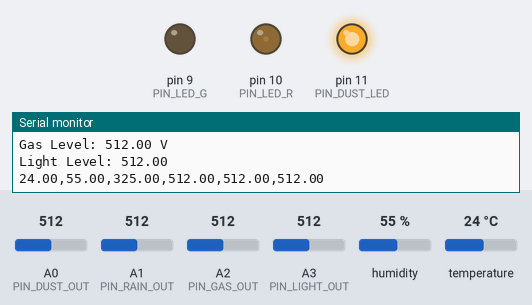
This sketch was run on a simulated Arduino Uno, built with avr-gcc and run on an emulated ATmega328P. On the bench: output pins drawn as LEDs (lit = HIGH), the last lines printed to the serial monitor. The test bench sets the inputs (shaded band); at power-on: A0 (PIN_DUST_OUT) = 512, A1 (PIN_RAIN_OUT) = 512, A2 (PIN_GAS_OUT) = 512, A3 (PIN_LIGHT_OUT) = 512, humidity 55 %, temperature 24 °C.

Above: at 5.9 s.
6.0 s: A0 (PIN_DUST_OUT) set to 65
At 16.5 s:
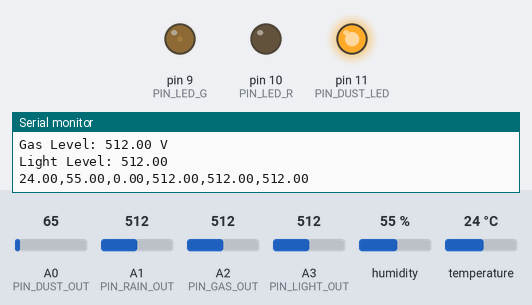
17.0 s: A0 (PIN_DUST_OUT) set to 306
At 27.0 s:
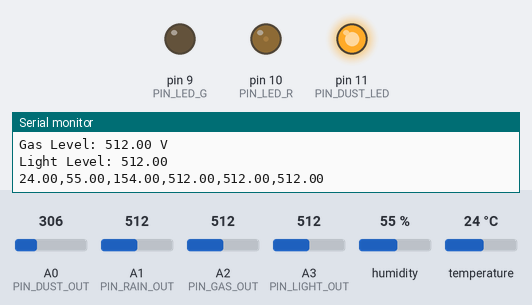
27.3 s: A0 (PIN_DUST_OUT) set to 225
37.4 s: A0 (PIN_DUST_OUT) set to 198
At 47.6 s:
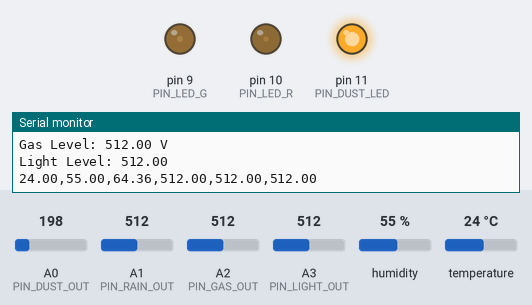
48.0 s: A0 (PIN_DUST_OUT) set to 30
At 58.2 s:
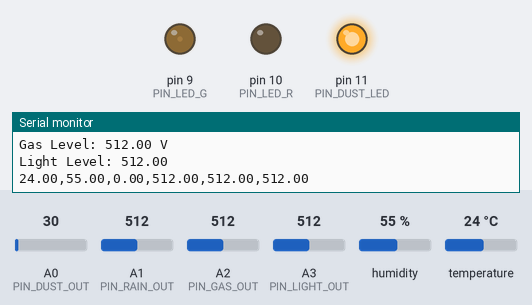
Timing chart, 0 to 59.4 s (numbered marks = the images above; inputs shaded):
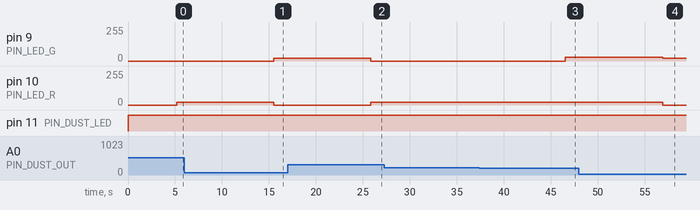

The sketch:

bluetooth.ino
```cpp
#include <SoftwareSerial.h>
#include <DHT.h>

#define PIN_DUST_OUT A0   // 미세먼지 센서 데이터 출력
#define PIN_DUST_LED 11   // 미세먼지 센서 적외선 LED
#define PIN_DHT_OUT 7     // DHT11 센서 데이터 출력
#define PIN_LED_R 10      // RGB LED 적색핀
#define PIN_LED_G 9       // RGB LED 녹색핀
#define PIN_RAIN_OUT A1   // Rain sensor data output
#define PIN_GAS_OUT A2    // 가스 센서 데이터 출력
#define PIN_LIGHT_OUT A3  // 조도 센서 데이터 출력

// DHT11 센서 설정
DHT dht(PIN_DHT_OUT, DHT11);

// Bluetooth settings
SoftwareSerial BTSerial(2, 3); // RX, TX

void setup() {
  Serial.begin(9600);
  BTSerial.begin(9600);
  pinMode(PIN_DUST_LED, OUTPUT);
  analogWrite(PIN_LED_G, 0);         // 녹색 LED 초기값 설정
  analogWrite(PIN_LED_R, 0);         // 적색 LED 초기값 설정
  digitalWrite(PIN_DUST_LED, HIGH);  // 미세먼지 센서 적외선 LED 초기값 설정(부논리)
  dht.begin();
}

float read_dust() {
  digitalWrite(PIN_DUST_LED, LOW);
  delayMicroseconds(280);
  int dustval = analogRead(PIN_DUST_OUT);
  delayMicroseconds(40);
  digitalWrite(PIN_DUST_LED, HIGH);
  delayMicroseconds(9680);
  float voltage = dustval * (5.0 / 1024.0);
  float dust_ug = (0.17 * voltage - 0.1) * 1000;
  return dust_ug >= 0 ? dust_ug : 0;
}

float read_rain() {
  int rainval = analogRead(PIN_RAIN_OUT);

  return rainval;
}

float read_gas() {
  int gasval = analogRead(PIN_GAS_OUT);
  return gasval;
}

float read_light() {
  int lightval = analogRead(PIN_LIGHT_OUT);
  return lightval;
}

void loop() {
  float dust_ug = read_dust();                  // 미세먼지 데이터 수집
  float dht_temperature = dht.readTemperature();  // DHT11 온도 데이터 수집
  float dht_humidity = dht.readHumidity();        // DHT11 습도 데이터 수집
  float rain_level = read_rain();                 // 비 센서 데이터 수집
  float gas_level = read_gas();                   // 가스 센서 데이터 수집
  float light_level = read_light();               // 조도 센서 데이터 수집

  Serial.print("Temperature: ");
  Serial.print(dht_temperature);
  Serial.print(" C\nHumidity: ");
  Serial.print(dht_humidity);
  Serial.print(" %\nDust: ");
  Serial.print(dust_ug);
  Serial.print(" ug\nRain Level: ");
  Serial.print(rain_level);
  Serial.print(" V\nGas Level: ");
  Serial.print(gas_level);
  Serial.print(" V\nLight Level: ");
  Serial.print(light_level);
  Serial.println("");

  // 시리얼로 데이터 전송
  Serial.print(dht_temperature);
  Serial.print(",");
  Serial.print(dht_humidity);
  Serial.print(",");
  Serial.print(dust_ug);
  Serial.print(",");
  Serial.print(rain_level);
  Serial.print(",");
  Serial.print(gas_level);
  Serial.print(",");
  Serial.println(light_level);

  // Send data via Bluetooth
  BTSerial.print(dht_temperature);
  BTSerial.print(",");
  BTSerial.print(dht_humidity);
  BTSerial.print(",");
  BTSerial.print(dust_ug);
  BTSerial.print(",");
  BTSerial.print(rain_level);
  BTSerial.print(",");
  BTSerial.print(gas_level);
  BTSerial.print(",");
  BTSerial.println(light_level);

  delay(5000);

  if(dust_ug < 35) {         // 미세먼지가 35ug미만일 경우
    analogWrite(PIN_LED_G, 20);
    analogWrite(PIN_LED_R, 0);
  } else if(dust_ug < 75) {  // 미세먼지가 35ug이상, 75ug미만일 경우
    analogWrite(PIN_LED_G, 30);
    analogWrite(PIN_LED_R, 20);
  } else {                   // 미세먼지가 75ug 이상일 경우
    analogWrite(PIN_LED_G, 0);
    analogWrite(PIN_LED_R, 20);
  }
}
```

Measured:
- after the input at 6.0 s, pin 9 (PIN_LED_G): 0/255 → 20/255 after 9.5 s; pin 10 (PIN_LED_R): 20/255 → 0/255 after 9.5 s
- after the input at 17.0 s, pin 9 (PIN_LED_G): 20/255 → 0/255 after 8.9 s; pin 10 (PIN_LED_R): 0/255 → 20/255 after 8.9 s
- after the input at 37.4 s, pin 9 (PIN_LED_G): 0/255 → 30/255 after 9.2 s
- after the input at 48.0 s, pin 9 (PIN_LED_G): 30/255 → 20/255 after 8.9 s; pin 10 (PIN_LED_R): 20/255 → 0/255 after 8.9 s
